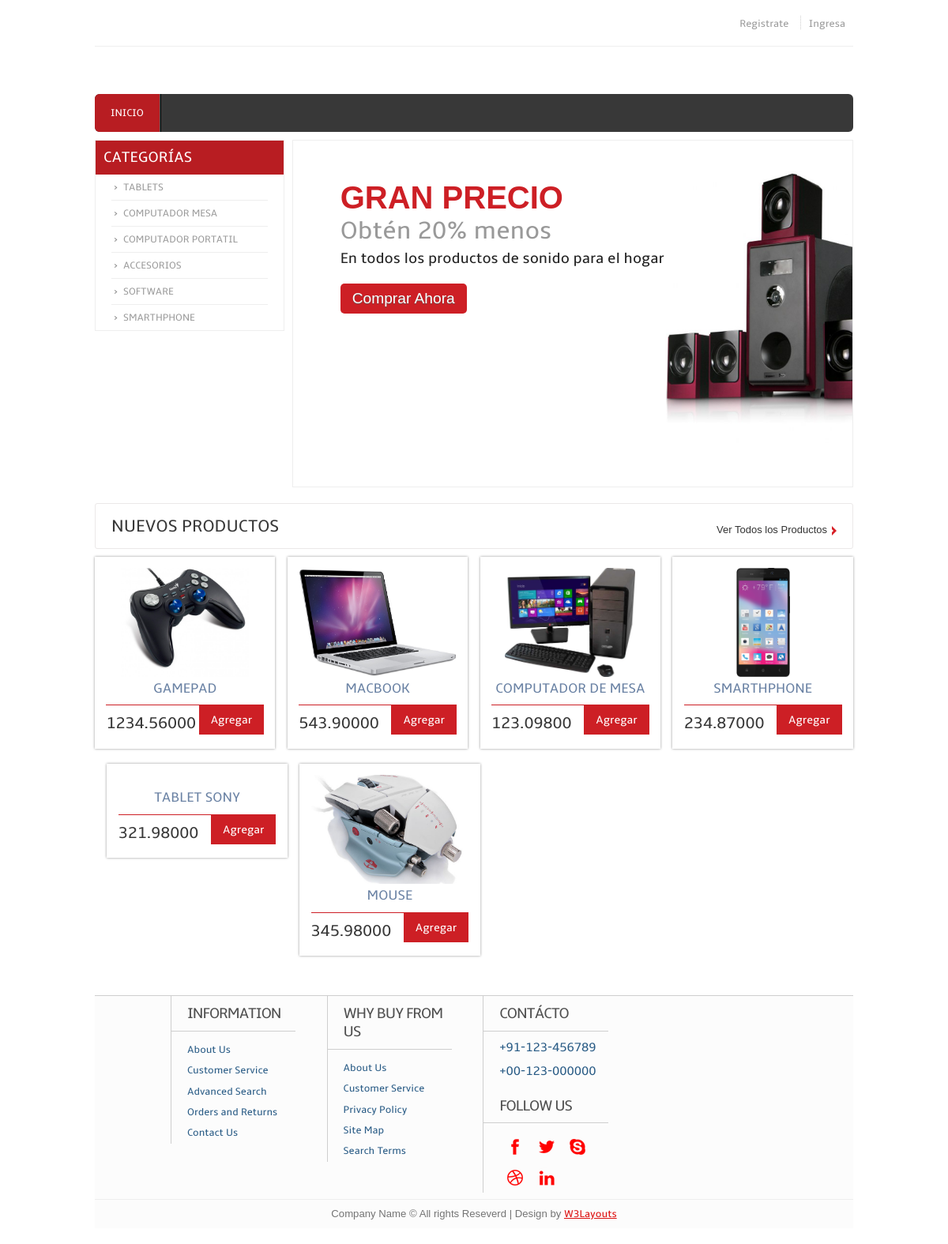
The page / on the database its author committed.
### shopping/apps/principal/models.py (models this page shows, shortened)
class Type_product(models.Model):
	name = models.CharField(max_length = 30)

class Product(models.Model):
	name = models.CharField(max_length = 30)
	price = models.DecimalField(max_digits = 12, decimal_places = 5)
	type_product = models.ForeignKey(Type_product, blank = False, null = True)
	photo = models.ImageField(upload_to = 'img/product/', blank = True)

### shopping/apps/principal/views.py (the view)
# urls.py: url(r'^$', 'home', name = 'home'),
def home(request):
	categories = Type_product.objects.all()
	products = Product.objects.all().order_by('-id')[:8:1]
	title = 'Bienvenido'
	return render(request, 'shop/home.html', {'title': title, 'product_temp': '', 'categories': categories, 'products': products})

### shopping/apps/principal/templates/shop/home.html (shortened to what this page needs)
{% extends 'base.html' %}
{% load staticfiles %}
{% block content_nav %}
	{% include 'elements/nav.html' %}
	<div class="header_slide">
		<div class="header_bottom_left">
			<div class="categories">
				<ul>
					<h3>Categorías</h3>
					{% for category in categories %}
						<li><a href="{% url 'list_producto' category.id %}">{{ category.name }}</a></li>
					{% endfor %}
				</ul>
			</div>
		</div>
		<div class="header_bottom_right">
			<div class="slider">
				<div id="slider">
					<div id="mover">
						<div id="slide-1" class="slide">
							<div class="slider-text">
								<h1>Gran precio</h1>
								<h2>Obtén 20% menos</h2>
								<div class="features_list">
									<h4>En todos los productos de sonido para el hogar</h4>
								</div>
								<a href="#l" class="button">Comprar Ahora</a>
							</div>
							<div class="slider-img">
								<a href="preview.html"><img src="{% static 'img/slide-1-image.png' %}" alt="learn more" /></a>
							</div>
						</div>
					</div>
				</div>
			</div>
		</div>
	</div>
{% endblock content_nav %}
{% block content %}
	<div class="content">
		<div class="content_top">
			<div class="heading">
				<h3>Nuevos Productos</h3>
			</div>
			<div class="see">
				<p><a href="#">Ver Todos los Productos</a></p>
			</div>
		</div>
		<div class="section group">
			{% for product in products %}
			<div class="grid_1_of_4 images_1_of_4">
				<a href="#"><img src="{% static product.photo %}" alt="" /></a>
				<h2>{{ product.name }}</h2>
				<div class="price-details">
					<div class="price-number">
						<p><span class="rupees">{{ product.price }}</span></p>
					</div>
					<div class="add-cart">
						<h4><a href="{% url 'add_producto' product.pk %}">Agregar</a></h4>
					</div>
				</div>
			</div>
			{% endfor %}
		</div>
{% endblock content %}

### shopping/apps/principal/templates/base.html (shortened to what this page needs)
{% load static %}
<!DOCTYPE html>
<html lang="en">
	<head>
		<link href="{% static 'css/style.css' %}" rel="stylesheet" type="text/css"/>
		<link href="{% static 'css/slider.css' %}" rel="stylesheet" type="text/css"/>
	</head>
	<body>
		<div class="wrap">
			<div class="header">
				{% block content_nav %}{% endblock content_nav %}
			</div>
			<div class="main">
				{% block content %}{% endblock content %}
			</div>
		</div>
		{% include 'elements/footer.html' %}
	</body>
</html>

### shopping/apps/principal/templates/elements/nav.html (shortened to what this page needs)
<div class="headertop_desc">
	<div class="account_desc">
		<ul>
			{% if user.is_authenticated %}
			<li><a href="{% url 'logout_user' %}">Salir</a></li>
			<li><a href="{% url 'my_shop' %}">Mis compras</a></li>
			{% else %}
			<li><a href="{% url 'registry' %}">Registrate</a></li>
			<li><a href="{% url 'login_user' %}">Ingresa</a></li>
			{% endif %}
		</ul>
	</div>
</div>
<div class="header_top">
</div>
<div class="header_bottom">
	<div class="menu">
		<ul>
			<li class="active"><a href="{% url 'home' %}">Inicio</a></li>
		</ul>
	</div>
</div>

### shopping/apps/principal/templates/elements/footer.html (shortened to what this page needs)
{% load staticfiles %}
<div class="footer">
	<div class="wrap">
		<div class="section group">
			<div class="col_1_of_4 span_1_of_4">
				<h4>Information</h4>
				<ul>
					<li><a href="about.html">About Us</a></li>
					<li><a href="contact.html">Customer Service</a></li>
					<li><a href="#">Advanced Search</a></li>
					<li><a href="delivery.html">Orders and Returns</a></li>
					<li><a href="contact.html">Contact Us</a></li>
				</ul>
			</div>
			<div class="col_1_of_4 span_1_of_4">
				<h4>Why buy from us</h4>
				<ul>
					<li><a href="about.html">About Us</a></li>
					<li><a href="contact.html">Customer Service</a></li>
					<li><a href="#">Privacy Policy</a></li>
					<li><a href="contact.html">Site Map</a></li>
					<li><a href="#">Search Terms</a></li>
				</ul>
			</div>
			<div class="col_1_of_4 span_1_of_4">
				<h4>Contácto</h4>
				<ul>
					<li><span>+91-123-456789</span></li>
					<li><span>+00-123-000000</span></li>
				</ul>
				<div class="social-icons">
					<h4>Follow Us</h4>
					<ul>
						<li><a href="#" target="_blank"><img src="{% static 'img/facebook.png' %}" alt="" /></a></li>
						<li><a href="#" target="_blank"><img src="{% static 'img/twitter.png' %}" alt="" /></a></li>
						<li><a href="#" target="_blank"><img src="{% static 'img/skype.png' %}" alt="" /> </a></li>
						<li><a href="#" target="_blank"> <img src="{% static 'img/dribbble.png' %}" alt="" /></a></li>
						<li><a href="#" target="_blank"> <img src="{% static 'img/linkedin.png' %}" alt="" /></a></li>
					</ul>
				</div>
			</div>
		</div>
	</div>
	<div class="copy_right">
		<p>Company Name © All rights Reseverd | Design by  <a href="http://w3layouts.com">W3Layouts</a> </p>
	</div>
</div>

### shopping/static/css/slider.css (style rules this page uses)
#slider { background:#FFF; border:1px solid #EEE; height: 100%; overflow: hidden; position: relative; margin:0px 0; }
#mover { width: 2880px; position: relative; }
.slide { padding:24px 25px; width:31%; float: left; position: relative; }
.slider-text { float:left; width:47%; padding-left:4%; padding-top:3%; }
.slider-img { float:left; width:42%; }
.slide h1 { font-size:2.5em; font-weight:bold; color:#CD1F25; text-transform:uppercase; }
.slide h2 { font-size:2em; color:#999; font-family: 'ambleregular'; }
.features_list { padding-top:5px; }
.features_list h4 { font-family: 'ambleregular'; font-size:1.2em; color:#222; }
.button { font-size: 1.2em; padding:8px 15px; text-shadow:0px 1px 1px rgba(94, 94, 94, 0.9); }
.button { margin-top:20px; display: inline-block; background:#CD1F25; color: #FFF; text-decoration: none; border-radius:5px; outline: 0; -webkit-transition:all 0.2s linear; -moz-transition:all 0.2s linear; -o-transition:all 0.2s linear; transition:all 0.2s linear; }

### rows shown on the page
Type_product: name "TABLETS"
Type_product: name "COMPUTADOR MESA"
Type_product: name "COMPUTADOR PORTATIL"
Type_product: name "ACCESORIOS"
Type_product: name "SOFTWARE"
Type_product: name "SMARTHPHONE"
Product: photo (picture), name "GAMEPAD", price "1234.56000"
Product: photo (picture), name "MACBOOK", price "543.90000"
Product: photo (picture), name "COMPUTADOR DE MESA", price "123.09800"
Product: photo (picture), name "SMARTHPHONE", price "234.87000"
Product: name "TABLET SONY", price "321.98000"
Product: photo (picture), name "MOUSE", price "345.98000"
